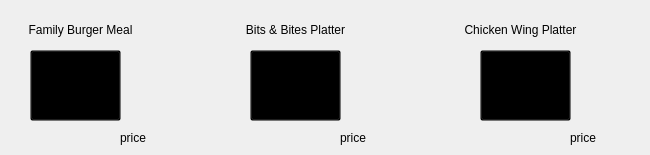
       <widget class="QWidget" name="SharingMealsPage">
        <widget class="QLabel" name="lblSharingMealsPic2">
         <property name="geometry">
          <rect>
           <x>250</x>
           <y>50</y>
           <width>89</width>
           <height>71</height>
          </rect>
         </property>
         <property name="cursor">
          <cursorShape>PointingHandCursor</cursorShape>
         </property>
         <property name="text">
          <string/>
         </property>
         <property name="pixmap">
          <pixmap resource="resources.qrc">:/images/SharingMeals/2.png</pixmap>
         </property>
         <property name="scaledContents">
          <bool>true</bool>
         </property>
        </widget>
        <widget class="QLabel" name="lblSharingMealsText2">
         <property name="geometry">
          <rect>
           <x>200</x>
           <y>20</y>
           <width>191</width>
           <height>20</height>
          </rect>
         </property>
         <property name="text">
          <string>Bits &amp; Bites Platter</string>
         </property>
         <property name="alignment">
          <set>Qt::AlignCenter</set>
         </property>
        </widget>
        <widget class="QLabel" name="lblSharingMealsText1">
         <property name="geometry">
          <rect>
           <x>10</x>
           <y>20</y>
           <width>141</width>
           <height>20</height>
          </rect>
         </property>
         <property name="text">
          <string>Family Burger Meal</string>
         </property>
         <property name="alignment">
          <set>Qt::AlignCenter</set>
         </property>
        </widget>
        <widget class="QLabel" name="lblSharingMealsPic3">
         <property name="geometry">
          <rect>
           <x>480</x>
           <y>50</y>
           <width>89</width>
           <height>71</height>
          </rect>
         </property>
         <property name="cursor">
          <cursorShape>PointingHandCursor</cursorShape>
         </property>
         <property name="text">
          <string/>
         </property>
         <property name="pixmap">
          <pixmap resource="resources.qrc">:/images/SharingMeals/3.png</pixmap>
         </property>
         <property name="scaledContents">
          <bool>true</bool>
         </property>
        </widget>
        <widget class="QLabel" name="lblSharingMealsText3">
         <property name="geometry">
          <rect>
           <x>420</x>
           <y>20</y>
           <width>201</width>
           <height>20</height>
          </rect>
         </property>
         <property name="text">
          <string>Chicken Wing Platter</string>
         </property>
         <property name="alignment">
          <set>Qt::AlignCenter</set>
         </property>
        </widget>
        <widget class="QLabel" name="lblSharingMealsPic1">
         <property name="geometry">
          <rect>
           <x>30</x>
           <y>50</y>
           <width>89</width>
           <height>71</height>
          </rect>
         </property>
         <property name="cursor">
          <cursorShape>PointingHandCursor</cursorShape>
         </property>
         <property name="text">
          <string/>
         </property>
         <property name="pixmap">
          <pixmap resource="resources.qrc">:/images/SharingMeals/1.png</pixmap>
         </property>
         <property name="scaledContents">
          <bool>true</bool>
         </property>
        </widget>
        <widget class="QLabel" name="lblSharingMealsTextPrice3">
         <property name="geometry">
          <rect>
           <x>570</x>
           <y>130</y>
           <width>71</width>
           <height>16</height>
          </rect>
         </property>
         <property name="text">
          <string>price</string>
         </property>
        </widget>
        <widget class="QLabel" name="lblSharingMealsTextPrice1">
         <property name="geometry">
          <rect>
           <x>120</x>
           <y>130</y>
           <width>71</width>
           <height>16</height>
          </rect>
         </property>
         <property name="text">
          <string>price</string>
         </property>
        </widget>
        <widget class="QLabel" name="lblSharingMealsTextPrice2">
         <property name="geometry">
          <rect>
           <x>340</x>
           <y>130</y>
           <width>71</width>
           <height>16</height>
          </rect>
         </property>
         <property name="text">
          <string>price</string>
         </property>
        </widget>
        <widget class="QPushButton" name="pBSharingMeals2">
         <property name="geometry">
          <rect>
           <x>250</x>
           <y>50</y>
           <width>91</width>
           <height>71</height>
          </rect>
         </property>
         <property name="cursor">
          <cursorShape>PointingHandCursor</cursorShape>
         </property>
         <property name="styleSheet">
          <string notr="true">background-color: transparent;</string>
         </property>
         <property name="text">
          <string/>
         </property>
        </widget>
        <widget class="QPushButton" name="pBSharingMeals3">
         <property name="geometry">
          <rect>
           <x>480</x>
           <y>50</y>
           <width>91</width>
           <height>71</height>
          </rect>
         </property>
         <property name="cursor">
          <cursorShape>PointingHandCursor</cursorShape>
         </property>
         <property name="styleSheet">
          <string notr="true">background-color: transparent;</string>
         </property>
         <property name="text">
          <string/>
         </property>
        </widget>
        <widget class="QPushButton" name="pBSharingMeals1">
         <property name="geometry">
          <rect>
           <x>30</x>
           <y>50</y>
           <width>91</width>
           <height>71</height>
          </rect>
         </property>
         <property name="cursor">
          <cursorShape>PointingHandCursor</cursorShape>
         </property>
         <property name="styleSheet">
          <string notr="true">background-color: transparent;</string>
         </property>
         <property name="text">
          <string/>
         </property>
        </widget>
       </widget>
